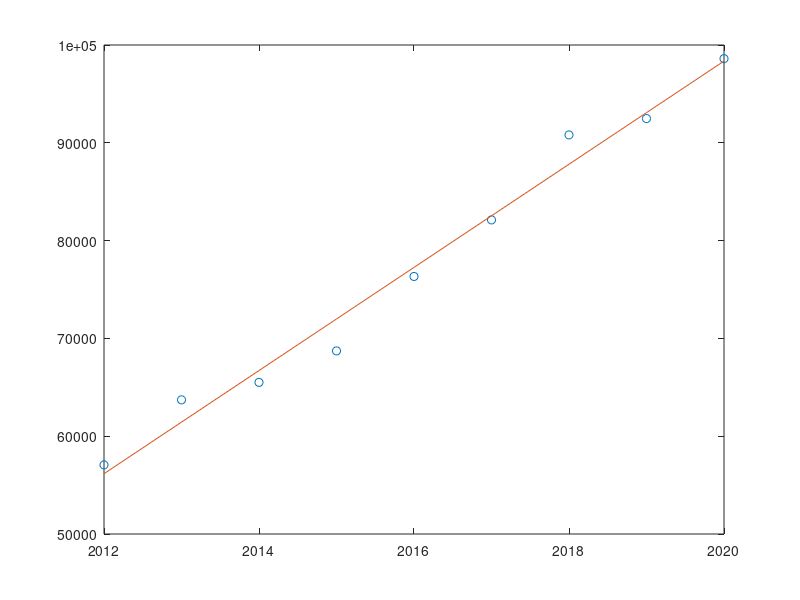

This chart was generated by the following MATLAB code:
%原始数列
x = 2012:2020;
y = [57067.11808, 63720.00556, 65502.62852, 68720.66669, 76332.53539, 82116.50762, 90804.80388, 92478.25069, 98606.24644];

cofficient = polyfit(x,y,1);
y1 = polyval(cofficient, x);


plot(x, y, 'o', x, y1, '-');

R2 = norm(y1 -mean(y))^2/norm(y - mean(y))^2;




% R方
% Rsq = 1 - sum((Y'-yCalc1).^2)/sum((Y'-mean(Y')).^2);
% disp('R方为：');
% Rsq

